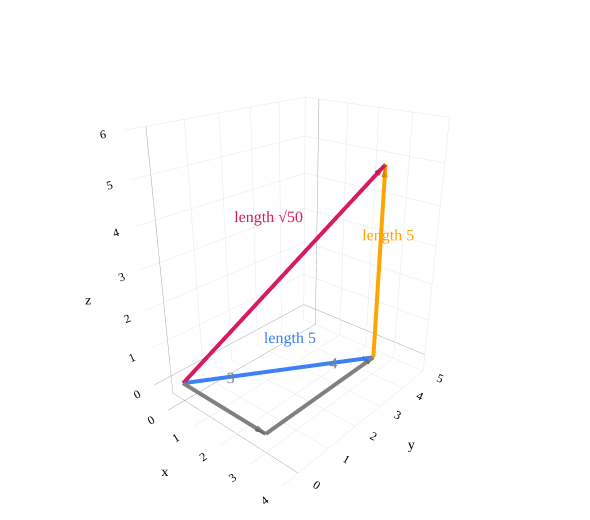

Here is the notebook cell this chart was saved with:
### Markdown cell above
We use **norm** as another word for length, and write the norm of $\vec v$ as $\lVert \vec v \rVert$. Here, $\lVert \vec v \rVert = 5$.

### Length in three dimensions

What if we add a third component? Consider

$$\vec v = \begin{bmatrix} 3 \\ 4 \\ 5 \end{bmatrix}.$$

We can find its length by applying the Pythagorean theorem **twice**. First, move 3 units in the $x$ direction and 4 units in the $y$ direction. The blue diagonal in the $xy$-plane has length

$$\sqrt{3^2 + 4^2} = 5.$$

Then, move 5 units upward. This vertical segment is perpendicular to the $xy$-plane, so we get another right triangle. Its legs both have length 5, and its hypotenuse is our original vector. Therefore,

$$\lVert \vec v \rVert = \sqrt{5^2 + 5^2} = \sqrt{50} = 5\sqrt{2}.$$

Drag the figure below to see the two right triangles from different viewpoints.

### Code cell
vectors = [
    (((0, 0, 0), (3, 0, 0)), 'gray', '3'),
    (((3, 0, 0), (3, 4, 0)), 'gray', '4'),
    (((0, 0, 0), (3, 4, 0)), '#3d81f6', 'length 5'),
    (((3, 4, 0), (3, 4, 5)), 'orange', 'length 5'),
    (((0, 0, 0), (3, 4, 5)), '#d81a60', 'length √50'),
]
fig = plot_vectors_non_origin(vectors, vdeltax=0.15, vdeltay=0.15, vdeltaz=0.2)
fig.update_layout(width=590, height=520, margin=dict(l=0,r=0,t=15,b=0),
    scene=dict(xaxis=dict(title='x',range=[-0.5,4],dtick=1),
               yaxis=dict(title='y',range=[-0.5,5],dtick=1),
               zaxis=dict(title='z',range=[-0.5,6],dtick=1),
               aspectmode='data', camera=dict(eye=dict(x=1.6,y=-1.8,z=1.1))))
fig.data[14].update(x=[1.1], y=[2.0], z=[3.3])
finish_vectors(fig, vectors, renderer='plotly_mimetype')
fig.show()

### Figure 1 — Plotly figure (JSON) as saved in the notebook; plotly's stock layout.template omitted (floating-point values rounded to 4 significant figures)
{"data": [{"hoverinfo": "skip", "line": {"color": "gray", "width": 8}, "marker": {"color": "#3d81f6"}, "mode": "lines", "showlegend": false, "type": "scatter3d", "x": [0.0, 3.0], "y": [0.0, 0.0], "z": [0.0, 0.0]}, {"anchor": "tip", "colorscale": [[0, "gray"], [1, "gray"]], "hoverinfo": "skip", "showscale": false, "sizemode": "absolute", "sizeref": 0.28, "type": "cone", "u": [1.0], "v": [0.0], "w": [0.0], "x": [3.0], "y": [0.0], "z": [0.0]}, {"hoverinfo": "skip", "mode": "text", "showlegend": false, "text": ["3"], "textfont": {"color": "gray", "size": 16}, "type": "scatter3d", "x": [1.65], "y": [0.15], "z": [0.2]}, {"hoverinfo": "skip", "line": {"color": "gray", "width": 8}, "marker": {"color": "orange"}, "mode": "lines", "showlegend": false, "type": "scatter3d", "x": [3.0, 3.0], "y": [0.0, 4.0], "z": [0.0, 0.0]}, {"anchor": "tip", "colorscale": [[0, "gray"], [1, "gray"]], "hoverinfo": "skip", "showscale": false, "sizemode": "absolute", "sizeref": 0.28, "type": "cone", "u": [0.0], "v": [1.0], "w": [0.0], "x": [3.0], "y": [4.0], "z": [0.0]}, {"hoverinfo": "skip", "mode": "text", "showlegend": false, "text": ["4"], "textfont": {"color": "gray", "size": 16}, "type": "scatter3d", "x": [3.15], "y": [2.15], "z": [0.2]}, {"hoverinfo": "skip", "line": {"color": "#3d81f6", "width": 8}, "marker": {"color": "#d81a60"}, "mode": "lines", "showlegend": false, "type": "scatter3d", "x": [0.0, 3.0], "y": [0.0, 4.0], "z": [0.0, 0.0]}, {"anchor": "tip", "colorscale": [[0, "#3d81f6"], [1, "#3d81f6"]], "hoverinfo": "skip", "showscale": false, "sizemode": "absolute", "sizeref": 0.28, "type": "cone", "u": [0.6], "v": [0.8], "w": [0.0], "x": [3.0], "y": [4.0], "z": [0.0]}, {"hoverinfo": "skip", "mode": "text", "showlegend": false, "text": ["length 5"], "textfont": {"color": "#3d81f6", "size": 16}, "type": "scatter3d", "x": [1.65], "y": [2.15], "z": [0.2]}, {"hoverinfo": "skip", "line": {"color": "orange", "width": 8}, "marker": {"color": "#3d81f6"}, "mode": "lines", "showlegend": false, "type": "scatter3d", "x": [3.0, 3.0], "y": [4.0, 4.0], "z": [0.0, 5.0]}, {"anchor": "tip", "colorscale": [[0, "orange"], [1, "orange"]], "hoverinfo": "skip", "showscale": false, "sizemode": "absolute", "sizeref": 0.28, "type": "cone", "u": [0.0], "v": [0.0], "w": [1.0], "x": [3.0], "y": [4.0], "z": [5.0]}, {"hoverinfo": "skip", "mode": "text", "showlegend": false, "text": ["length 5"], "textfont": {"color": "orange", "size": 16}, "type": "scatter3d", "x": [3.15], "y": [4.15], "z": [2.7]}, {"hoverinfo": "skip", "line": {"color": "#d81a60", "width": 8}, "marker": {"color": "orange"}, "mode": "lines", "showlegend": false, "type": "scatter3d", "x": [0.0, 3.0], "y": [0.0, 4.0], "z": [0.0, 5.0]}, {"anchor": "tip", "colorscale": [[0, "#d81a60"], [1, "#d81a60"]], "hoverinfo": "skip", "showscale": false, "sizemode": "absolute", "sizeref": 0.28, "type": "cone", "u": [0.4243], "v": [0.5657], "w": [0.7071], "x": [3.0], "y": [4.0], "z": [5.0]}, {"hoverinfo": "skip", "mode": "text", "showlegend": false, "text": ["length √50"], "textfont": {"color": "#d81a60", "size": 16}, "type": "scatter3d", "x": [1.1], "y": [2.0], "z": [3.3]}], "layout": {"colorway": ["#3d81f6", "orange", "#d81a60"], "font": {"color": "black", "family": "Palatino"}, "height": 520, "margin": {"b": 0, "l": 0, "r": 0, "t": 15}, "paper_bgcolor": "white", "plot_bgcolor": "white", "scene": {"aspectmode": "data", "bgcolor": "white", "camera": {"eye": {"x": 1.6, "y": -1.8, "z": 1.1}}, "xaxis": {"backgroundcolor": "white", "dtick": 1, "gridcolor": "#e5e7eb", "range": [-0.5, 4], "title": {"text": "x"}, "zerolinecolor": "#9ca3af"}, "yaxis": {"backgroundcolor": "white", "dtick": 1, "gridcolor": "#e5e7eb", "range": [-0.5, 5], "title": {"text": "y"}, "zerolinecolor": "#9ca3af"}, "zaxis": {"backgroundcolor": "white", "dtick": 1, "gridcolor": "#e5e7eb", "range": [-0.5, 6], "title": {"text": "z"}, "zerolinecolor": "#9ca3af"}}, "width": 590, "xaxis": {"gridcolor": "#e5e7eb", "zerolinecolor": "#9ca3af"}, "yaxis": {"gridcolor": "#e5e7eb", "zerolinecolor": "#9ca3af"}}}
